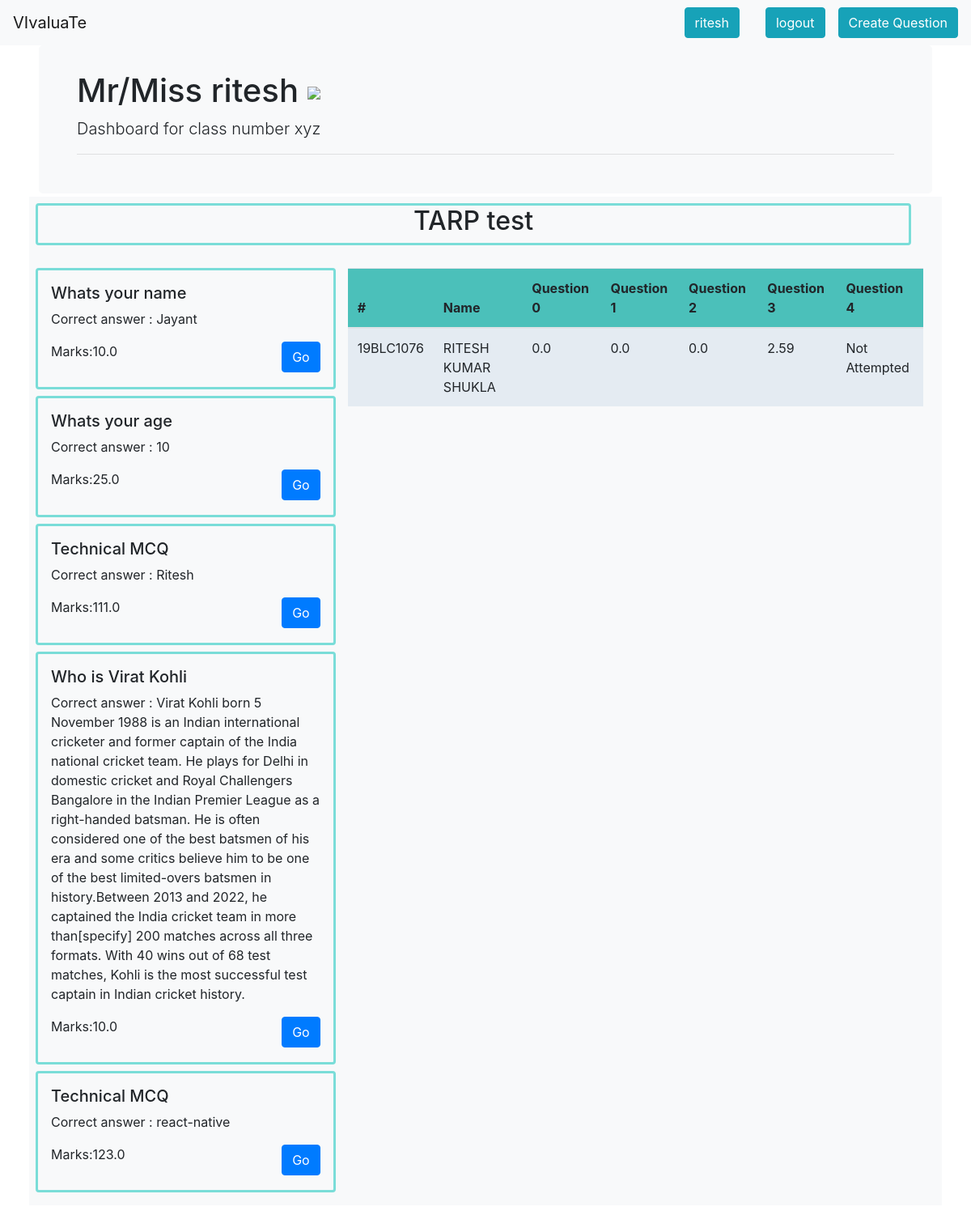
The app's page /questionlist/15/2 (signed in) with its own data.
### OCR/models.py (models this page shows, shortened)
class Test(models.Model):
    name=models.CharField(max_length=200,null=True,blank=True)
    classroom=models.ForeignKey(Classroom,on_delete=models.CASCADE)
    questions=models.ManyToManyField(Question)

class Question(models.Model):
    question_desc=models.CharField(max_length=200)
    correct_answer=models.CharField(max_length=200)
    marks=models.FloatField()

class Student(models.Model):
    user=models.ForeignKey(User,on_delete=models.CASCADE)
    name=models.CharField(max_length=200)
    register_number=models.CharField(max_length=200,null=True,blank=True)

class Answer(models.Model):
    question=models.ForeignKey(Question,on_delete=models.CASCADE)
    student=models.ForeignKey(Student,on_delete=models.CASCADE)
    submitted=models.ImageField()
    awarded_marks=models.FloatField(null=True,default=True)

### OCR/views.py (the view)
# urls.py: path("questionlist/<str:pk>/<str:pk1>",views.questionList),
def questionList(request,pk,pk1):
    test=Test.objects.get(id=pk)
    classroom=Classroom.objects.get(id=pk1)
    question=test.questions.all()
    l=getStudent(request,pk,pk1)
    s=""
    print(l)
    for i in range(len(question)):
        s+=str(i)
    return render(request,"questionList.html",{"question":question,"pk":pk,"s":s,"pk1":pk1,"test":test,"l":l})

### OCR/views.py (called while the page is built)
def getStudent(request,pk,pk1):
    test=Test.objects.get(id=pk)
    question=test.questions.all()
    s=test.classroom.student.all()
    l=[]
    for i in s:
        m=[i.register_number]
        m+=[i.name]
        for j in question:
            try:
                a=Answer.objects.get(question=j,student=i)
                m+=[a.awarded_marks]
            except:
                m+=["Not Attempted"]
        l+=[m]
    return l

### OCR/templates/questionList.html (shortened to what this page needs)
<!DOCTYPE html>
<html lang="en">
<head>
    <link rel="stylesheet" href="https://cdn.jsdelivr.net/npm/bootstrap@4.0.0/dist/css/bootstrap.min.css"
>
</head>
<body>
<nav class="navbar navbar-expand-lg navbar-light bg-light">
    <a class="navbar-brand" href="#">VIvaluaTe</a>
    <div class="collapse navbar-collapse" id="navbarSupportedContent">
        {% if request.user.is_authenticated %}
        <button type="button" class="btn btn-info mx-3">
           {{ request.user.username }}
        </button>
            {% endif %}
        {% if not request.user.is_authenticated %}
        <button type="button" class="btn btn-info ">
            login
        </button>
        {% else %}
        <button type="button" class="btn btn-info mx-3"  onclick="window.location.href='/logout'">
            logout
        </button>
        <button type="button" class="btn btn-info" data-toggle="modal" data-target="#exampleModal">
           Create Question
        </button>
        {% endif %}
    </div>
</nav>
<div class="jumbotron centered mx-5 my-0 bg-light" style="padding: 2rem 2rem;">
    <div class="container" >
      <h1 class="display-6">Mr/Miss {{request.user.username}}  <img src="https://img.icons8.com/external-vitaliy-gorbachev-lineal-color-vitaly-gorbachev/60/000000/external-teacher-online-learning-vitaliy-gorbachev-lineal-color-vitaly-gorbachev-1.png"/></h1>
      <p class="lead">Dashboard for class number xyz </p>
      <hr>
    </div>
</div>
<div class="container-fluid bg-light " style=" width: 94%;  ">
    <div class="row my-1 p-2 rounded" style="width:100%;  ">
        <div class="col text-center rounded" style=" width:100%; border-style: solid; border-color: #7addd8;"><h2 >{{test.name}}</h2></div>
    </div>
    <div class="row p-2 rounded">
        <div class="col-4">
            {% for i in question %}
            <div class="row my-2  p-3 rounded " style="border-style: solid; border-color: #7addd8;">
                <div style="width: 100%;">
                    <h5>{{i.question_desc }}</h5>
                    <p>Correct answer : {{i.correct_answer}}</p>
                    <p>Marks:{{i.marks}} <a class="btn btn-primary " href="/question/studentlist/{{i.id}}" role="button" style="float: right;">Go</a></p>
                </div>
            </div>
            {% endfor %}
        </div>
        <div class="col-8 my-2">
            <table class="table table-hover table-striped">
                <thead style="background-color: #4bc0ba;">
                    <tr>
                      <th scope="col">#</th>
                      <th scope="col" >Name</th>
                      {% for i in s %}
                      <th scope="col">Question {{i}}</th>
                     {% endfor %}
                    </tr>
                  </thead>
                  <tbody style="background-color: aliceblue;">
                    {% for i in l %}
                    <tr>
                        {% for j in i%}
                            <td>{{j}}</td>
                        {% endfor %}
                    </tr>
                    {% endfor %}
                </tbody>
            </table>
        </div>
    </div>
</div>
<br>
<br>
</body>
</html>

### records on screen
Test: name "TARP test"
Question: question_desc "Whats your name", correct_answer "Jayant", marks "10.0"
Question: question_desc "Whats your age", correct_answer "10", marks "25.0"
Question: question_desc "Technical MCQ", correct_answer "Ritesh", marks "111.0"
Question: question_desc "Who is Virat Kohli", correct_answer "Virat Kohli born 5 November 1988 is an Indian international cricketer and former captain of the India national cricket team. He plays for Delhi in domestic cricket and Royal Challengers Bangalore in the Indian Premier League as a right-handed batsman. He is often considered one of the best batsmen of his era and some critics believe him to be one of the best limited-overs batsmen in history.Between 2013 and 2022, he captained the India cricket team in more than[specify] 200 matches across all three formats. With 40 wins out of 68 test matches, Kohli is the most successful test captain in Indian cricket history.", marks "10.0"
Question: question_desc "Technical MCQ", correct_answer "react-native", marks "123.0"
Student: i "19BLC1076" "RITESH KUMAR SHUKLA"
Answer: i "0.0"
Answer: i "0.0"
Answer: i "0.0"
Answer: i "2.59"

### other values on screen
{{ request.user.username }} "ritesh"
{{ i }} "0" "1" "2" "3" "4"
{{ j }} "Not Attempted"
